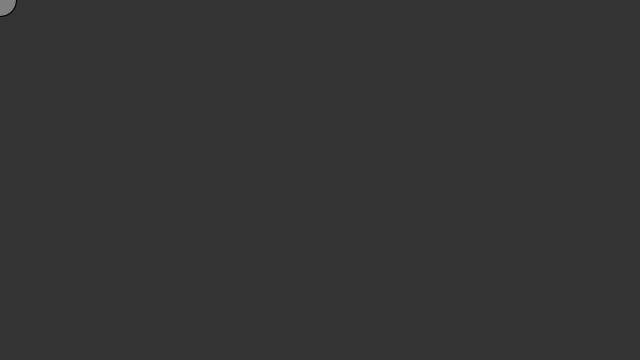
Frame 1 (no input)
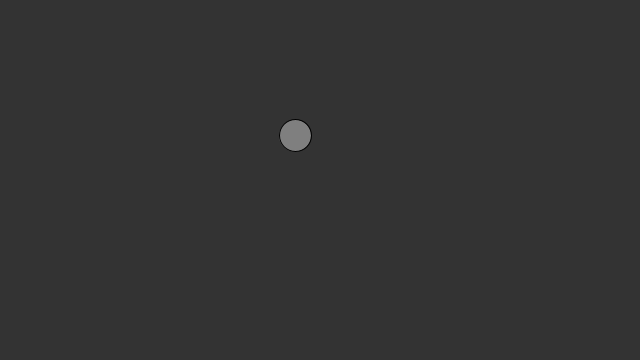
Frame 60 (the mouse pressed at the canvas centre just before this capture)
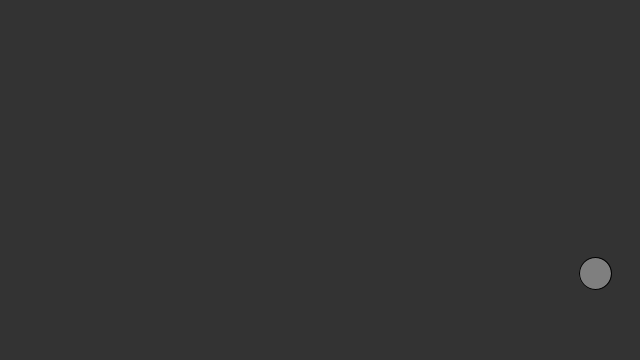
Frame 120 (the mouse held since frame 60 and released just before this capture)

The Processing sketch that drew these frames (run headless with seeded random() and noise(); from frame 60 on, the mouse is pressed at the canvas centre):

// Processing sketch: bouncing_ball_2_using_defining_functions
// ── bouncing_ball_2_using_defining_functions.pde
float x = 0;
float y= 0;
float xspeed= 5;
float yspeed = 2.3;

void setup() {
  size( 640,360);
}

void draw(){
  background (51);
   displayBall();
moveBall();
checkEdges(); 
}

void displayBall(){
  stroke(0);
  fill(127);
   ellipse(x, y, 32, 32);
}

void moveBall(){
    
x = x + xspeed;
y = y + yspeed;
}

void checkEdges(){
 if( x > width || x < 0){
    xspeed = xspeed * -1;
  }
 if (y > height || y< 0){
yspeed =yspeed * -1;
}
}
